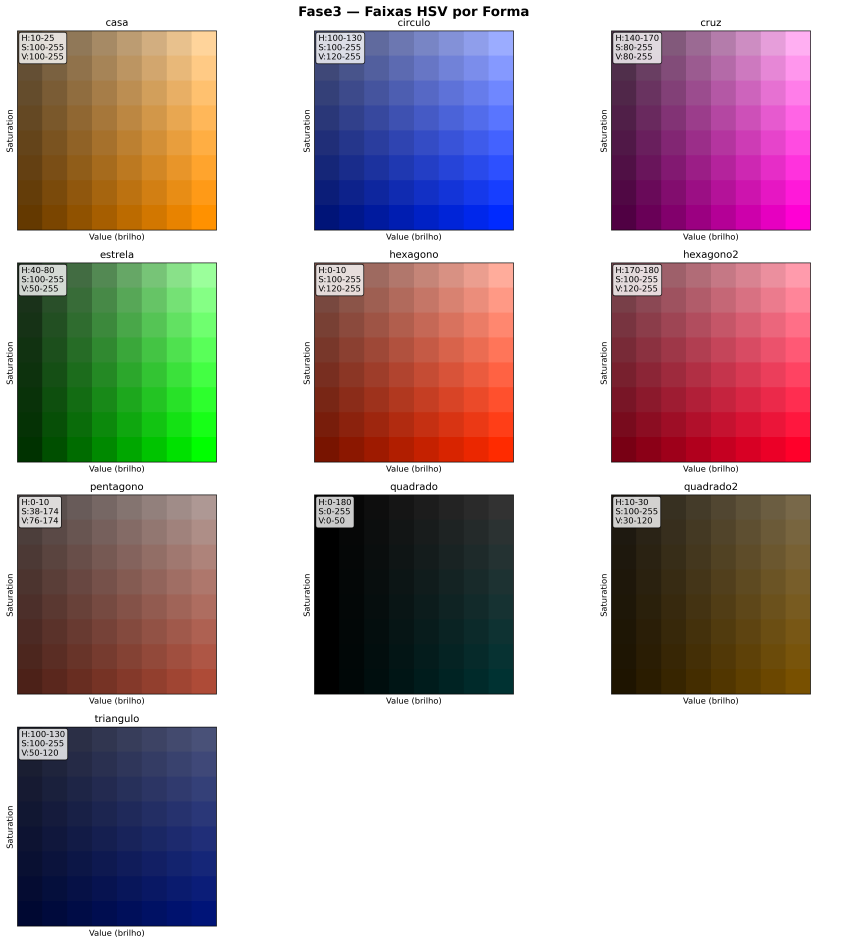
#> input picture cv_utils/fase3/debug_output/fase3_hsv_ranges.png, 4304 x 4717 px (shown at 1/5 size)
$ python fase3_color_detector_debug.py --image debug_output/fase3_hsv_ranges.png
#> lines starting #> are read from the running program, lines starting #| are printed output that depends on the picture
#!/usr/bin/env python3
# -*- coding: utf-8 -*-
"""
Fase3 Color Detector — HSV Debug Tool (ROS2 params)

Adaptação do "BaseDetectorDebug" para ler parâmetros de:
fase3_color_detector:
  ros__parameters:
    <chaves globais...>
    <formas>:
      hue_lower: ...
      hue_upper: ...
      saturation_lower: ...
      saturation_upper: ...
      value_lower: ...
      value_upper: ...

Uso:
    python3 fase3_color_detector_debug.py \
        --params /home/ceccon/frtl_2025_ws/src/itajuba/fase3/config/onboard.yaml
        [--image /caminho/para/imagem.jpg] \
        [--output /caminho/saida] \
        [--min_ar 0.7 --max_ar 1.3 --max_area 120000]

Saídas:
- PNG com faixas HSV por forma
- TXT com parâmetros carregados
- (Opcional) PNG com debug de detecções na imagem e grade de máscaras
"""

import cv2
import os
import yaml
import argparse
import numpy as np
import matplotlib.pyplot as plt
from typing import Dict, Tuple, List


# [7 lines left out: function _mk_color, not called in this run]


class Fase3ColorDetectorDebug:
    def __init__(self, params_file: str = None,
                 min_ar: float = 0.6, max_ar: float = 1.8,
                 min_area: int = 500, max_area: int = 200000):
        self.script_dir = os.path.dirname(os.path.realpath(__file__))

        # Parâmetros gerais (defaults)
        self.general = {
            'morph_kernel_size': 5,
            'morph_iterations': 2,
            'min_pad_area': int(min_area),
            'max_pad_area': int(max_area),
            'min_aspect_ratio': float(min_ar),
            'max_aspect_ratio': float(max_ar),
        }

        # Formas carregadas do YAML: { nome: {hue_lower, hue_upper, ...} }
        self.shapes: Dict[str, Dict[str, int]] = {}

        if params_file and os.path.exists(params_file):
            self._load_from_yaml(params_file)
        else:
            print("[AVISO] Arquivo de parâmetros não informado/encontrado. "
                  "Rodando apenas com defaults e sem formas.")

    # ---------------- YAML ----------------

    # [87 lines left out: functions _load_from_yaml, _mask_from_range, segment_shape, not called in this run]

    # ---------------- Detecção ----------------

    def find_candidates(self, image_bgr: np.ndarray) -> Tuple[Dict[str, List[Dict]], np.ndarray, Dict[str, np.ndarray]]:
        """
        Para cada forma, encontra contornos e devolve:
            - dict por forma com lista de candidatos (bbox, área, AR, válido)
            - imagem de debug anotada
            - máscaras por forma
        """
        hsv = cv2.cvtColor(image_bgr, cv2.COLOR_BGR2HSV)
        debug = image_bgr.copy()
        all_candidates: Dict[str, List[Dict]] = {}
        masks: Dict[str, np.ndarray] = {}

        # Desenha cor única por forma
        name_to_color = {name: _mk_color(i) for i, name in enumerate(sorted(self.shapes.keys()))}

        for name in sorted(self.shapes.keys()):
            mask = self.segment_shape(hsv, name)
            masks[name] = mask
            contours, _ = cv2.findContours(mask, cv2.RETR_EXTERNAL, cv2.CHAIN_APPROX_SIMPLE)

            cand_list = []
            for i, c in enumerate(contours):
                x, y, w, h = cv2.boundingRect(c)
                area = float(w * h)
                ar = float(w) / (h + 1e-9)

                area_ok = (self.general['min_pad_area'] <= area <= self.general['max_pad_area'])
                ar_ok = (self.general['min_aspect_ratio'] <= ar <= self.general['max_aspect_ratio'])
                valid = bool(area_ok and ar_ok)

                color = name_to_color[name] if valid else (0, 0, 255)

                # Caixa e rótulo
                cv2.rectangle(debug, (x, y), (x + w, y + h), color, 2)
                label = f"{name} #{i} {'OK' if valid else 'X'}"
                cv2.putText(debug, label, (x, max(0, y - 8)),
                            cv2.FONT_HERSHEY_SIMPLEX, 0.55, color, 2, cv2.LINE_AA)
                cv2.putText(debug, f"A:{area:.0f} AR:{ar:.2f}",
                            (x, y + h + 18),
                            cv2.FONT_HERSHEY_SIMPLEX, 0.5, color, 1, cv2.LINE_AA)

                cand_list.append({
                    'name': name,
                    'bbox': (int(x), int(y), int(w), int(h)),
                    'area': area,
                    'aspect_ratio': ar,
                    'area_ok': area_ok,
                    'ar_ok': ar_ok,
                    'valid': valid,
                })
            all_candidates[name] = cand_list

        # Legenda de cores
        y0 = 22
        for name in sorted(self.shapes.keys()):
            color = name_to_color[name]
            cv2.putText(debug, name, (10, y0),
                        cv2.FONT_HERSHEY_SIMPLEX, 0.6, color, 2, cv2.LINE_AA)
            y0 += 22

        return all_candidates, debug, masks

    # ---------------- Visualizações ----------------

    # [33 lines left out: function _plot_color_tile, not called in this run]

    def save_hsv_grid(self, output_dir: str):
        """Salva uma grade com as amostras HSV de cada forma."""
        os.makedirs(output_dir, exist_ok=True)
        names = sorted(self.shapes.keys())
        if not names:
            print("[AVISO] Nenhuma forma carregada para plotar.")
            return

        cols = 3
        rows = int(np.ceil(len(names) / cols))
        fig, axes = plt.subplots(rows, cols, figsize=(5 * cols, 4 * rows))
        axes = np.atleast_2d(axes)

        for idx, name in enumerate(names):
            r, c = divmod(idx, cols)
            self._plot_color_tile(axes[r, c], name, self.shapes[name])

        # Desliga eixos vazios
        for idx in range(len(names), rows * cols):
            r, c = divmod(idx, cols)
            axes[r, c].axis('off')

        fig.suptitle('Fase3 — Faixas HSV por Forma', fontsize=16, fontweight='bold')
        plt.tight_layout()
        out = os.path.join(output_dir, 'fase3_hsv_ranges.png')
        fig.savefig(out, dpi=300, bbox_inches='tight')
        plt.close(fig)
        print(f"[OK] HSV grid salvo em: {out}")

    def save_params_txt(self, output_dir: str):
        os.makedirs(output_dir, exist_ok=True)
        out = os.path.join(output_dir, 'fase3_color_detector_parameters.txt')
        with open(out, 'w') as f:
            f.write("Fase3 Color Detector — Parâmetros carregados\n")
            f.write("=" * 48 + "\n\n")
            for name in sorted(self.shapes.keys()):
                p = self.shapes[name]
                f.write(f"[{name}]\n")
                f.write(f"  H: {p['hue_lower']}..{p['hue_upper']}\n")
                f.write(f"  S: {p['saturation_lower']}..{p['saturation_upper']}\n")
                f.write(f"  V: {p['value_lower']}..{p['value_upper']}\n\n")

            f.write("Restrições de detecção:\n")
            f.write(f"  Min Pad Area: {self.general['min_pad_area']}\n")
            f.write(f"  Max Pad Area: {self.general['max_pad_area']}\n")
            f.write(f"  Min Aspect Ratio: {self.general['min_aspect_ratio']}\n")
            f.write(f"  Max Aspect Ratio: {self.general['max_aspect_ratio']}\n")
            f.write(f"  Morph Kernel: {self.general['morph_kernel_size']}\n")
            f.write(f"  Morph Iterations: {self.general['morph_iterations']}\n")
        print(f"[OK] Parâmetros salvos em: {out}")

    def create_visualization(self, image_bgr: np.ndarray, max_mask_tiles: int = 9) -> np.ndarray:
        """
        Monta um painel com:
        [Original | Detecções] na primeira linha
        + até 'max_mask_tiles' máscaras de formas nas linhas seguintes.
        """
        candidates, debug, masks = self.find_candidates(image_bgr)

        # Tamanho base de cada tile
        tile_w, tile_h = 400, 400
        orig = cv2.resize(image_bgr, (tile_w, tile_h))
        dbg = cv2.resize(debug, (tile_w, tile_h))

        # Prepara mosaico de máscaras
        # Converte máscara (1 canal) em BGR e etiqueta
        # [8 lines left out: function prep_mask_tile, not called in this run]

        mask_names = list(sorted(masks.keys()))
        mask_tiles = [prep_mask_tile(n, masks[n]) for n in mask_names[:max_mask_tiles]]

        # Calcula quantas colunas (3) e linhas necessárias
        cols = 3
        # Primeiro linha: original + debug + (opcional) primeira máscara
        row1_imgs = [orig, dbg]
        if mask_tiles:
            row1_imgs.append(mask_tiles.pop(0))
        else:
            row1_imgs.append(np.zeros_like(orig))

        row1 = np.hstack(row1_imgs)

        # Demais máscaras em blocos de 3
        rows_imgs = [row1]
        while mask_tiles:
            row_masks = []
            for _ in range(cols):
                if mask_tiles:
                    row_masks.append(mask_tiles.pop(0))
                else:
                    row_masks.append(np.zeros_like(orig))
            rows_imgs.append(np.hstack(row_masks))

        final_viz = np.vstack(rows_imgs)

        # Rótulos
        cv2.putText(final_viz, "Original", (10, 26),
                    cv2.FONT_HERSHEY_SIMPLEX, 0.8, (255, 255, 255), 2, cv2.LINE_AA)
        cv2.putText(final_viz, "Detections", (tile_w + 10, 26),
                    cv2.FONT_HERSHEY_SIMPLEX, 0.8, (255, 255, 255), 2, cv2.LINE_AA)

        return final_viz

    # ---------------- Orquestração ----------------

    def save_debug_outputs(self, output_dir: str = None):
        if output_dir is None:
            output_dir = os.path.join(self.script_dir, 'debug_output')
        os.makedirs(output_dir, exist_ok=True)
        self.save_hsv_grid(output_dir)
        self.save_params_txt(output_dir)


def parse_args():
    ap = argparse.ArgumentParser(description='Fase3 Color Detector — HSV Debug Tool')
    ap.add_argument('--params', type=str,
                    default='/home/ceccon/frtl_2025_ws/src/cbr_2025/fase1/launch/params.yaml',
                    help='Caminho para o YAML de parâmetros')
    ap.add_argument('--image', type=str, help='Imagem de teste (opcional)')
    ap.add_argument('--output', type=str, help='Diretório de saída (opcional)')
    ap.add_argument('--min_ar', type=float, default=0.7, help='Razão de aspecto mínima')
    ap.add_argument('--max_ar', type=float, default=1.3, help='Razão de aspecto máxima')
    ap.add_argument('--max_area', type=int, default=120000, help='Área máxima (bbox)')
    return ap.parse_args()


def main():
    args = parse_args()

    dbg = Fase3ColorDetectorDebug(
        params_file=args.params,
        min_ar=args.min_ar,
        max_ar=args.max_ar,
        max_area=args.max_area
    )

    # Salva visuais/texto a partir só dos parâmetros
    dbg.save_debug_outputs(args.output)

    # Se tiver imagem, roda detecção e monta painel
    if args.image and os.path.exists(args.image):
        img = cv2.imread(args.image)
#> img is the input picture: shape (4717, 4304, 3); mean B, G, R 168.4, 167, 181.9
        if img is None:
            print(f"[ERRO] Não foi possível carregar a imagem: {args.image}")
            return
        viz = dbg.create_visualization(img, max_mask_tiles=9)
#> in find_candidates, `hsv = cv2.cvtColor(image_bgr, cv2.COLOR_BGR2HSV)`: hsv: shape (4717, 4304, 3); mean H, S, V 35.6, 77.4, 196.7
#> after the loop in find_candidates, `for name in sorted(self.shapes.keys()):`: all_candidates = 0 items
#> after the loop in find_candidates, `for name in sorted(self.shapes.keys()):`: y0 = 22
#> in create_visualization, `candidates, debug, masks = self.find_candidates(image_bgr)`: candidates = 0 items
#> in create_visualization, `orig = cv2.resize(image_bgr, (tile_w, tile_h))`:
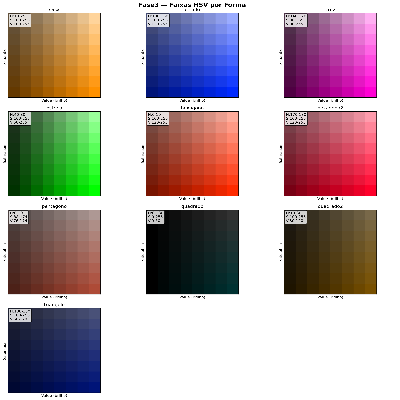
#> orig: shape (400, 400, 3); mean B, G, R 168, 166.6, 181.5
#> in create_visualization, `mask_names = list(sorted(masks.keys()))`: mask_names = []
#> in create_visualization, `row1 = np.hstack(row1_imgs)`:
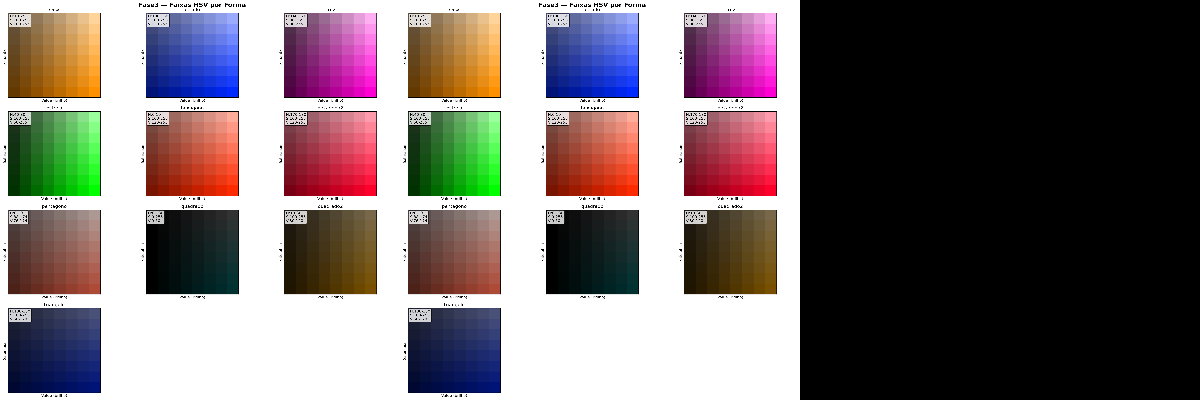
#> row1: shape (400, 1200, 3); mean of channels 0, 1, 2 112, 111, 121; drawn as B, G, R
#> after the loop in create_visualization, `while mask_tiles:`: rows_imgs = 1 item
#> in create_visualization, `cv2.putText(final_viz, "Detections", (tile_w + 10, 26), cv2.FONT_HERSH..`:
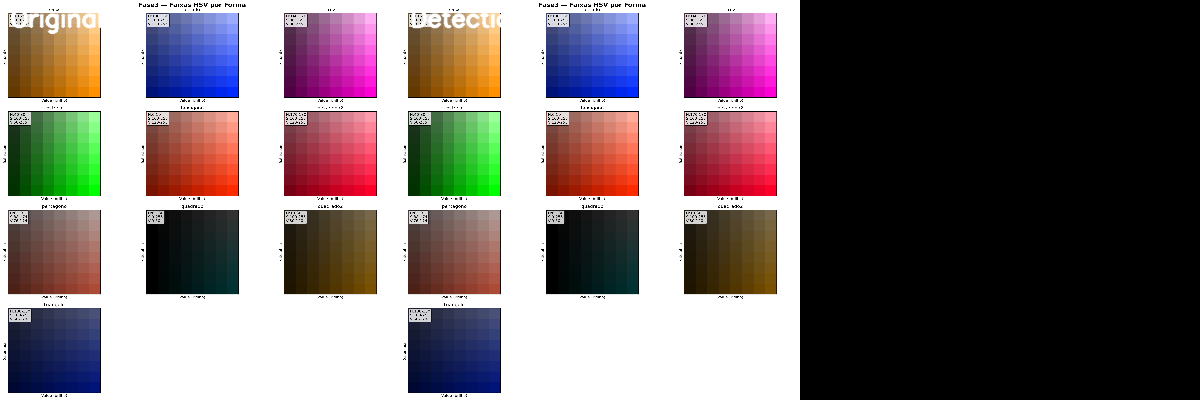
#> final_viz: shape (400, 1200, 3); mean of channels 0, 1, 2 112.4, 111.3, 121.2; drawn as B, G, R
        out_dir = args.output if args.output else os.path.join(os.path.dirname(args.image), 'debug_output')
        os.makedirs(out_dir, exist_ok=True)
        out_png = os.path.join(out_dir, 'fase3_detection_debug.png')
        cv2.imwrite(out_png, viz)
        print(f"[OK] Visual de detecção salvo em: {out_png}")
        # Janela interativa (opcional)
        cv2.imshow('Fase3 Detection Debug', viz)
        print("Pressione qualquer tecla para fechar...")
        cv2.waitKey(0)
        cv2.destroyAllWindows()
    else:
        print("[INFO] Nenhuma imagem fornecida; salvos apenas HSV grid e parâmetros.")


if __name__ == '__main__':
    main()
